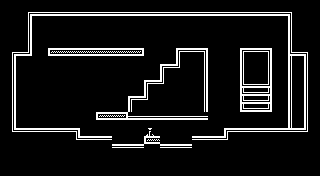

A 2D game scene composited from a Tiled map and its tileset images. What follows is a short description and the map's XML, with every tile layer's data as written:
An orthogonal 20x22 tile map with 16x8 px tiles, 1 tile layer (Capa de Patrones 1).

<map version="1.2" tiledversion="1.2.5" orientation="orthogonal" renderorder="right-down" width="20" height="22" tilewidth="16" tileheight="8" infinite="0" nextlayerid="2" nextobjectid="1">
 <tileset firstgid="1" source="tileset.tsx" />
 <layer id="1" name="Capa de Patrones 1" width="20" height="22">
  <data encoding="csv">
1,1,1,1,1,1,1,1,1,1,1,1,1,1,1,1,1,1,1,1,
1,13,3,3,3,3,3,3,3,3,3,3,3,3,3,3,3,3,12,1,
1,5,1,1,1,1,1,1,1,1,1,1,1,1,1,1,1,1,4,1,
1,5,1,1,1,1,1,1,1,1,1,1,1,1,1,1,1,1,4,1,
1,5,1,1,1,1,1,1,1,1,1,1,1,1,1,1,1,1,4,1,
1,5,1,1,1,1,1,1,1,1,1,1,1,1,1,1,1,1,4,1,
13,9,1,14,15,15,15,15,16,1,1,6,7,1,1,6,7,1,8,12,
5,1,1,1,1,1,1,1,1,1,1,4,5,1,1,4,5,1,4,4,
5,1,1,1,1,1,1,1,1,1,6,10,5,1,1,4,5,1,4,4,
5,1,1,1,1,1,1,1,1,1,4,1,5,1,1,4,5,1,4,4,
5,1,1,1,1,1,1,1,1,6,10,1,5,1,1,8,9,1,4,4,
5,1,1,1,1,1,1,1,1,4,1,1,5,1,1,8,9,1,4,4,
5,1,1,1,1,1,1,1,6,10,1,1,5,1,1,8,9,1,4,4,
5,1,1,1,1,1,1,1,4,1,1,1,5,1,1,8,9,1,4,4,
5,1,1,1,1,1,14,16,3,3,3,3,3,1,1,1,1,1,4,4,
5,1,1,1,1,1,1,1,1,1,1,1,1,1,1,1,1,1,4,4,
11,17,17,17,7,1,1,1,1,2,1,1,1,1,6,17,17,17,17,10,
1,1,1,1,11,17,17,1,1,14,1,1,17,17,10,1,1,1,1,1,
1,1,1,1,1,1,1,17,17,1,17,17,1,1,1,1,1,1,1,1,
1,1,1,1,1,1,1,1,1,1,1,1,1,1,1,1,1,1,1,1,
1,1,1,1,1,1,1,1,1,1,1,1,1,1,1,1,1,1,1,1,
1,1,1,1,1,1,1,1,1,1,1,1,1,1,1,1,1,1,1,1
</data>
 </layer>
</map>
